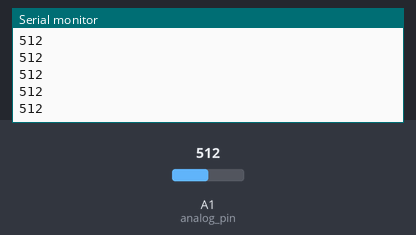
A sketch run on a simulated Arduino Uno, built with avr-gcc and run on an emulated ATmega328P. On the bench: the last lines printed to the serial monitor. The test bench sets the inputs (shaded band); at power-on: A1 (analog_pin) = 512.

Above: at 1.3 s.
1.4 s: A1 (analog_pin) set to 716
At 1.41 s:
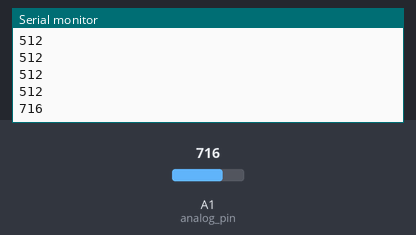
2.9 s: A1 (analog_pin) set to 900
At 2.91 s:
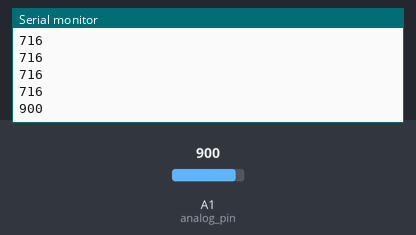
Timing chart, 0 to 5.9 s (numbered marks = the images above; inputs shaded):
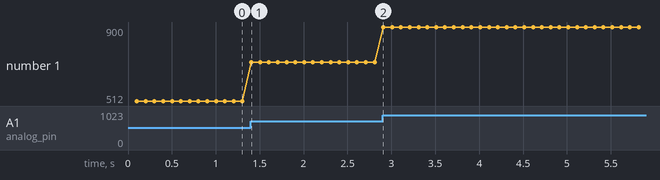

Measured:
- after the input at 1.4 s, the serial monitor: prints a new line at once (image 1)
- after the input at 2.9 s, the serial monitor: prints a new line at once (image 2)
- plotted number 1: 512 → 716 after the input at 1.4 s, 716 → 900 after the input at 2.9 s

The sketch:

arduinolog.ino
```cpp
const int analog_pin = A1;

void setup() {
  // put your setup code here, to run once:
  Serial.begin(115200);
  delay(100);
}

void loop() {
  // put your main code here, to run repeatedly:
  unsigned int analog_val = 0;
  analog_val = analogRead(analog_pin);
  Serial.println(analog_val);
  delay(100);
}
```
